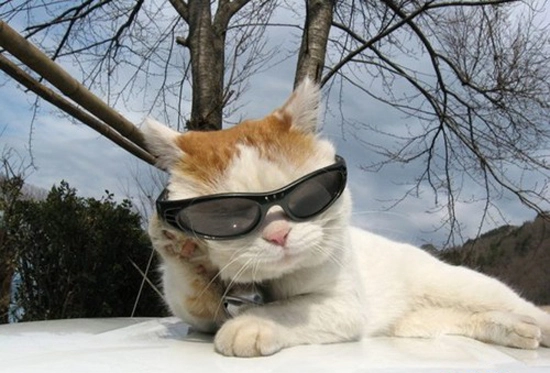
#> input picture svd_ex.png, 550 x 373 px
$ jupyter execute data_analysis.ipynb   (shell and % lines are left out)
#> lines starting #> are read from the running program, lines starting #| are printed output that depends on the picture
# Least Squares, PCA, SVD, Linearization Walkthrough

### CSM EECS 16A/16B: Designing Information Devices and Systems I/II, Fall 2023

In this iPython notebook, we'll be going over least squares, PCA (principal component analysis), SVD (singular value decomposition), and linearization. These methods are useful in data analysis and prediction! PCA and SVD will be shown after least squares, so if you're taking 16A right now, it's (probably) not in scope for you to know topics other than least squares for now. However, I encourage you to still take a look and see if there are any familiar terms.

This notebook will have few parts that require user input other than running certain blocks of code, so please make sure to run the code block if it says to run it. Code blocks that require user input will not be extensive since this is *not* meant as a substitute to actual lectures, discussions, and homeworks.

This is meant as a supplement to learning, so if there is anything that seems weirdly worded or if you would like any clarifications please email <span style=color:blue>damanicluck@berkeley.edu.</span>.

Without further ado, lets begin!
<!---

This is a test run written by Damanic Luck, Fall 2023. I this notebook and alex wrote the lin alg one. If you're clicking on this comment, congrats! idk what people will do with this, but hopefully its helpful. feel free to email me at damanicluck@berkeley.edu if you see this comment! :D. i was a sophmore when i wrote this so like if it seems limited in anyway thats probably why. i was like taking 70/61c and i was just deciding what upper divs to take so im definitely not an expert in any way possible i just tried researching this as much as i could and asked for help proofreading

---!>

# Credit
Written by Damanic Luck, Fall 2023. During the process of writing, formatting from EECS16A Touch Lab1 and 3D plots from EECS16B Lab were referenced

Revision Credit:
* beep
* boop

# Table of Contents

### Least Squares
* [Least Squares Introduction](#lst_sq_instruct)
* [Least Squares Motivation and Geometric Derivation](#lst_sq_motivation)
* [Limitations](#lst_sq_limits)

### SVD (Singular Value Decomposition)
* [SVD Introduction](#svd_instruct)
* [Motivation and Derivation]()
* [Limitations]()

### PCA (Principal Component Analysis)
* [PCA Introduction](#pca_instruct)
* [Motivation and Derivation]()
* [Limitations]()

### Linearization
* [Linearization Introduction](#lin_instruct)
* [Motivation and Derivation]()
* [Limitations]()

[cell 1]
# Run this block before you start this walkthrough

import matplotlib.pyplot as plt
import numpy as np
import time

# Commented out bc this is for a built in quiz function but idk if i want it anumore
# from ipywidgets import interact, interactive, interact_manual
# import ipywidgets as widgets
# from IPython.display import display

from PIL import Image, ImageOps

# from IPython.display import Image
# you might have to do 'pip install jupyterquiz' for this block to work but this is just a test for more interaction in the future
# from jupyterquiz import display_quiz
##display_quiz(insert link for testing later)

#we need this line to have visualizations within this notebook

<a id = 'lst_sq_instruct'></a>
##  Least Squares Introduction
Before we start, review what the column space and the null space of a matrix are.

<a id = 'lst_sq_motivation'></a>
## Least Squares Motivation and Derivation
Why should we learn about least squares? Let's say in a lab setting you are trying to analyze data and form some linear equation that can model and predict future behavior of your system.

In this walkthrough, we'll be going over the geometric derivation of least squares. Week 11 of Fall 2023 features a least squares question walking you through how to derive it via the *algebraic* method. The proof is also in 16A course notes.

<a id = 'svd_instruct'></a>
## SVD Introduction
This introduction relies on you reading the corresponding 16B course notes since it is relatively short and may not go into extreme depth.

|             |  $U$ | $\Sigma$ | $V^T$ |
|:------------| :----| :--------| :---- |
|Outer Product|
|Compact      |
|Full         |

Note that all matrices can be represented via SVD (which is shown in the first code block). <span style="color:pink"> Input a height and width for A_matrix and then run the code block. </span>

SVD is a useful tool in low-rank approximations, due to the $\Sigma$ (big Sigma) matrix's properties.
<span style="color:red"> TODO: expand upon the introduction</span>

<a id = 'svd_motivation'></a>
One application of SVD you might see would be in image compression.<sup>1</sup> You can use any picture, but I've provided a picture already. Just drag into the same directory as this iPython notebook and change what the image url each time that we need it. We're doing this in grayscale and also feel free to play around with the code.

[cell 2]
# Code block 1
n = 4 #user input
m = 2 #user input
A_matrix = np.random.rand(n, m) #Generates a random matrix of n by m
U, E, V = np.linalg.svd(A_matrix, full_matrices=True) #Generates full SVD
Uc, Ec, Vc = np.linalg.svd(A_matrix ,full_matrices=False) #Generates compact SVD

#(Un)comment or replace U/Uc with other variables as needed
print("A_matrix:\n", A_matrix)
print("U, E, or V:\n", U)
print("Uc, Ec, or Vc:\n", Uc)

[cell 3]
#Run this block for some functions that are used later
def display_image(name, image, width, height):
    plt.figure(figsize=(width, height))
    plt.title(name)
    plt.imshow(image, cmap='gray')
    plt.axis('on')
    plt.show()

name = "Cool cat"
path = "svd_ex.png"

[cell 4]
# Run this box to see the picture we're trying to compress
image = Image.open(path).convert('LA')
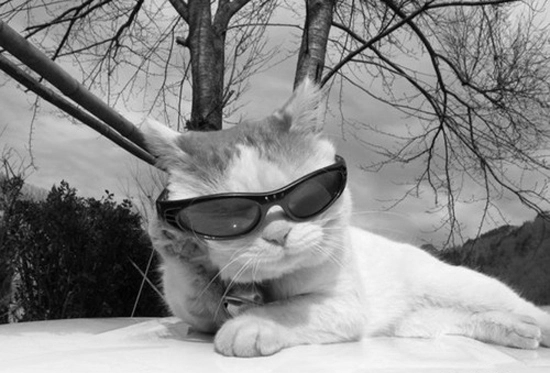
#> image: PIL image 550x373 LA; mean R, G, B, A 139.3, 139.3, 139.3, 255
display_image(name, image, 6 , 9)

# Here we turn the image into a numpy matrix and then compute its SVD
npmat = np.array(list(image.getdata(band=0)), float)
npmat.shape = (image.size[1], image.size[0])
npmat = np.matrix(npmat)
U, Sigma, Vt = np.linalg.svd(npmat)
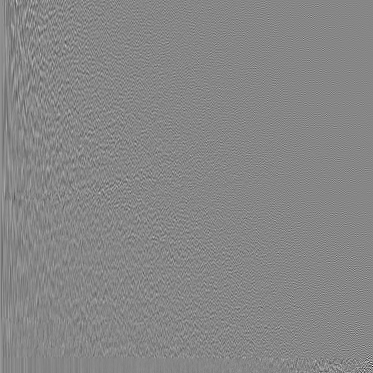
#> U: shape (373, 373) float64; min -0.623, max 0.556, mean 0.000121; drawn with min black and max white
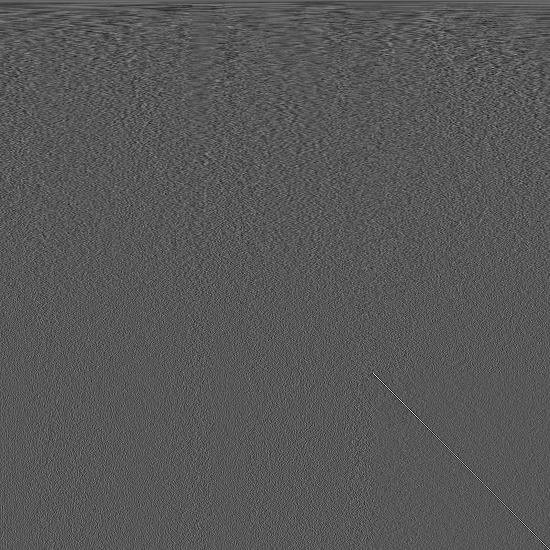
#> Vt: shape (550, 550) float64; min -0.255, max 0.484, mean 8.48e-05; drawn with min black and max white
#> Sigma = 373 values, max 65557.7 at index 0, min 5.11 at index 372, mean 656.6

#Printing dimensions of the image
mat_rows, mat_cols = np.shape(npmat)
#> mat_rows = 373; mat_cols = 550
print("Rows: " + str(mat_rows) + "\nColumns: "+ str(mat_cols))
#| Rows: 373
#| Columns: 550

# Display the numpy matrix to see that its not different from the original image
display_image("Cool cat matrix original", npmat, 6, 9)

Notice that above the matrix original image of your choice that the amount of rows and columns are printed out. As an excercise for the following images, calculate the percentage of the original data used. In other words, let $n$ represent the number of vectors of the $U$ matrix you're using, so that

* % of original data used $= \frac{n \cdot rows + n + n \cdot cols}{rows * cols}$

For the code block using 150 and 300 vectors, the picture quality looks extremely similar. Here we show how SVD is useful in maintaining decent image quality while also reducing the amount of space we are taking up for the image.

One last thing to note is in the notation of the $V$ variable. The np.linalg.svd() function returns $V^T$, $V$ transpose. $V$ has orthonormal columns, meaning that $V^T$ will have orthonormal rows, hence why the notations for accessing the $U$ and $V^T$ matrix are different.

[cell 5]
# Run to see a terrible image
bad_img = np.matrix(U[:,:1]) * np.diag(Sigma[:1]) * np.matrix(Vt[:1,:])
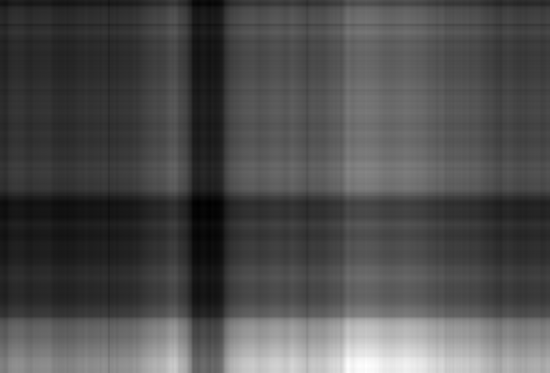
#> bad_img: shape (373, 550) float64; min 69.42, max 299.9, mean 139.8; drawn with min black and max white
display_image("Terrible image, 1 vector", bad_img, 6, 9)

[cell 6]
# Run to see a better image
# Can use xrange to iterate over a larger range to make it more memory efficient
print("Slightly better images")
for i in [4,8]:
    getting_better = np.matrix(U[:,:i]) * np.diag(Sigma[:i]) * np.matrix(Vt[:i,:])
    display_image(str(i)+" vectors", getting_better, 6, 9)
#> this loop made 2 passes
#> pass 1, `getting_better = np.matrix(U[:,:i]) * np.diag(Sigma[:i]) * np.matrix(V..`:
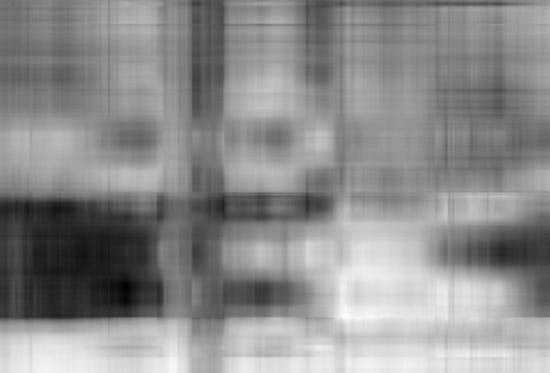
#> getting_better: shape (373, 550) float64; min -23.23, max 271.5, mean 139.3; drawn with min black and max white
#> pass 2, `getting_better = np.matrix(U[:,:i]) * np.diag(Sigma[:i]) * np.matrix(V..`:
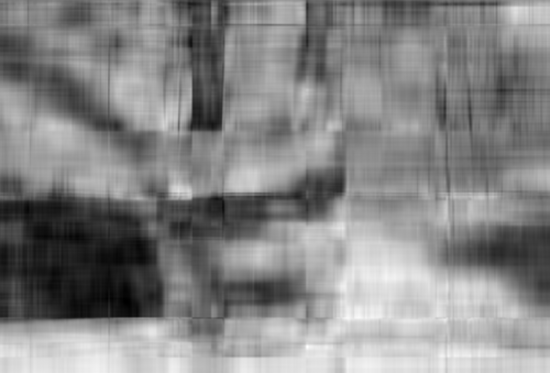
#> getting_better: shape (373, 550) float64; min -13.99, max 278.2, mean 139.3; drawn with min black and max white

[cell 7]
print("Even better images")
for i in [20, 40]:
    even_better = np.matrix(U[:,:i]) * np.diag(Sigma[:i]) * np.matrix(Vt[:i,:])
    display_image(str(i)+" vectors", even_better, 6, 9)
#> this loop made 2 passes
#> pass 1, `even_better = np.matrix(U[:,:i]) * np.diag(Sigma[:i]) * np.matrix(Vt[:..`:
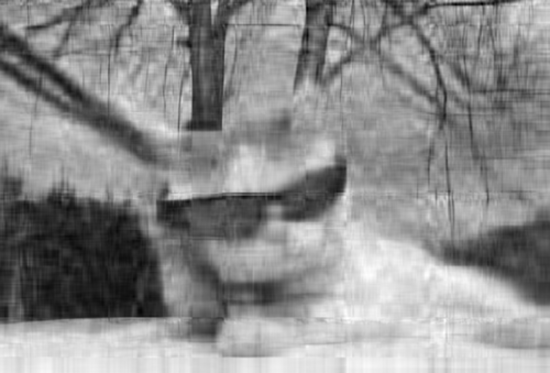
#> even_better: shape (373, 550) float64; min -21.85, max 269.8, mean 139.3; drawn with min black and max white
#> pass 2, `even_better = np.matrix(U[:,:i]) * np.diag(Sigma[:i]) * np.matrix(Vt[:..`:
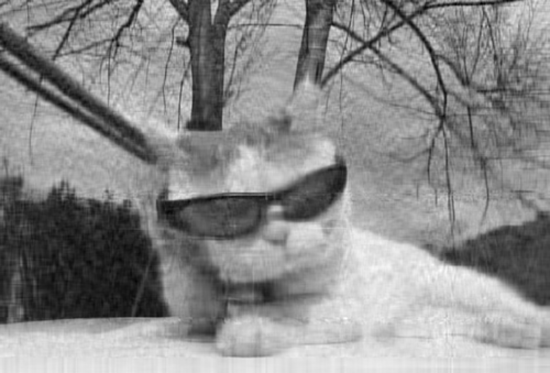
#> even_better: shape (373, 550) float64; min -22.04, max 273.2, mean 139.3; drawn with min black and max white

[cell 8]
print("Amazing image")
for i in [150, 300]:
    yipee_image = np.matrix(U[:,:i]) * np.diag(Sigma[:i]) * np.matrix(Vt[:i,:])
    display_image(str(i)+" vectors", yipee_image, 6, 9)
